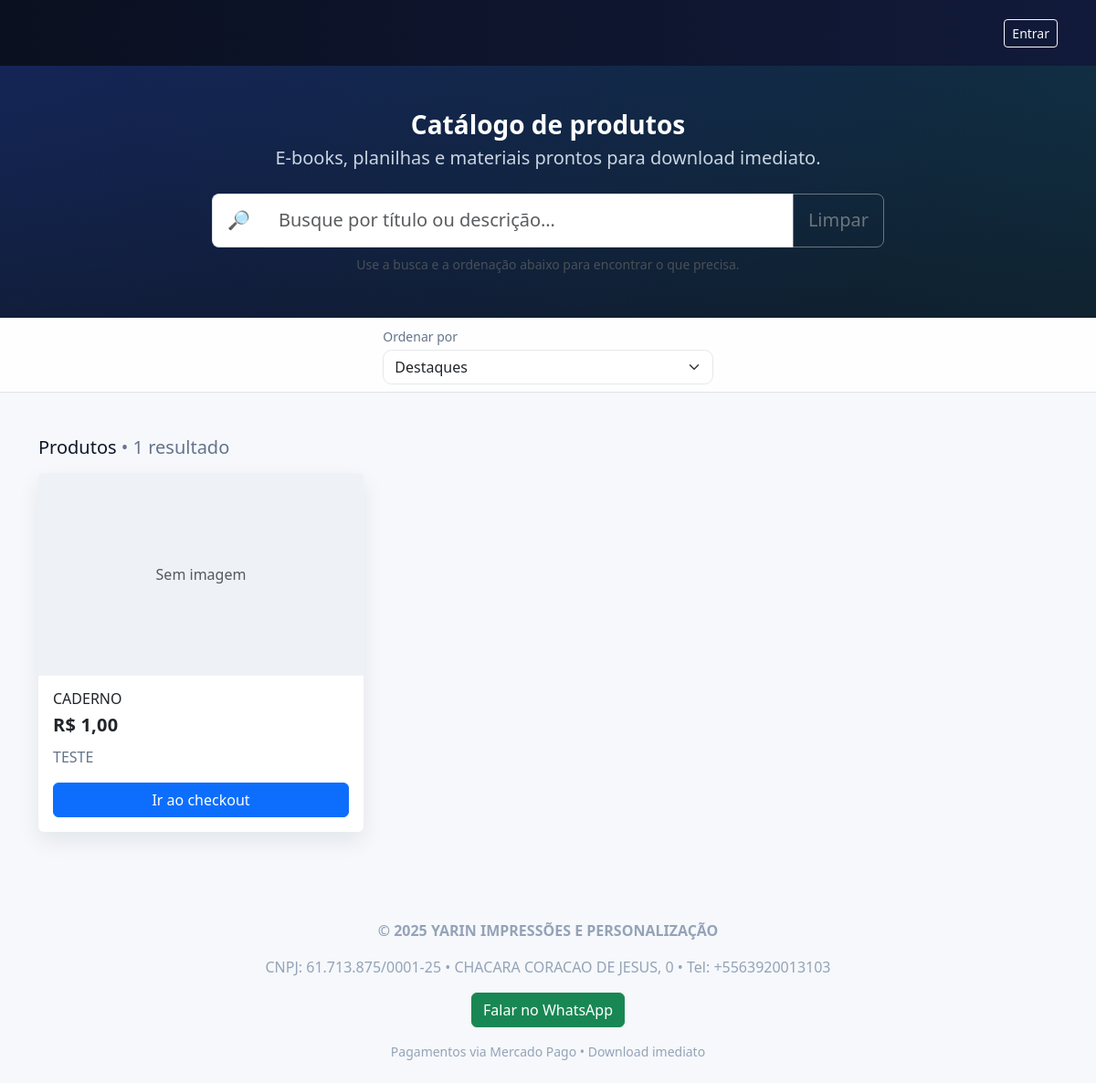
/produtos/, run on the app's committed database.
### vendas/models.py (models this page shows, shortened)
class Product(models.Model):
    title = models.CharField("Título", max_length=160)
    slug = models.SlugField(unique=True, max_length=180, editable=False)
    checkout_token = models.UUIDField(default=uuid.uuid4, editable=False, unique=True)
    description = models.TextField("Descrição", blank=True)
    image = models.ImageField(
        "Imagem",
        upload_to="produtos/imagens/",
        blank=True, null=True,
        **IMAGE_STORAGE_KW,
    )
    video_url = models.URLField("Vídeo (URL)", blank=True)
    digital_file = models.FileField(
        "Arquivo digital",
        upload_to="produtos/arquivos/",
        blank=True, null=True,
        **RAW_STORAGE_KW,
    )
    price = models.DecimalField("Preço (R$)", max_digits=10, decimal_places=2)
    promo_active = models.BooleanField("Promoção ativa?", default=False)
    promo_price = models.DecimalField(
        "Preço promocional (R$)", max_digits=10, decimal_places=2, blank=True, null=True
    )
    product_type = models.CharField(
        "Tipo de produto",
        max_length=10,
        choices=ProductType.choices,
        default=ProductType.DIGITAL,
        db_index=True,
    )
    active = models.BooleanField("Ativo", default=True)
    created_at = models.DateTimeField(auto_now_add=True)
    class Meta:
        ordering = ["-created_at"]
        indexes = [models.Index(fields=["active", "product_type", "created_at"])]
    def get_checkout_url(self):
        return reverse("checkout", args=[self.slug, str(self.checkout_token)])
    @property
    def has_promo(self) -> bool:
        return bool(self.promo_active and self.promo_price is not None and self.promo_price < self.price)
    @property
    def price_to_charge(self):
        return self.promo_price if self.has_promo else self.price

class Company(models.Model):
    corporate_name = models.CharField("Razão social", max_length=160)
    trade_name     = models.CharField("Nome fantasia", max_length=160, blank=True)
    cnpj           = models.CharField("CNPJ", max_length=18, unique=True,
                                      help_text="Ex.: 12.345.678/0001-95")
    address        = models.TextField("Endereço", blank=True)
    phone_e164     = models.CharField(
        "Telefone (E.164)", max_length=20, blank=True,
        validators=[phone_e164_validator],
        help_text="Ex.: +556300000000",
    )
    logo = models.ImageField(
        "Logo",
        upload_to="empresa/logos/",
        blank=True, null=True,
        **(globals().get("IMAGE_STORAGE_KW", {})),
    )
    active     = models.BooleanField("Ativa?", default=True)
    created_at = models.DateTimeField(auto_now_add=True)
    updated_at = models.DateTimeField(auto_now=True)
    class Meta:
        verbose_name = "Empresa"
        verbose_name_plural = "Empresas"
        ordering = ["-created_at"]

### vendas/views.py (the view)
# urls.py: path("produtos/", views.catalog, name="catalog"),
def catalog(request):
    products = Product.objects.filter(active=True).order_by("-created_at")
    company = Company.objects.filter(active=True).first()
    now = timezone.now()
    today = timezone.localdate()
    start_30 = now - timedelta(days=30)
    today_new = Product.objects.filter(active=True, created_at__date=today).count()
    paid_30_qs = Order.objects.filter(status="paid", created_at__gte=start_30)
    agg = paid_30_qs.aggregate(
        receita_30d=Coalesce(
            Sum("amount"),
            V(Decimal("0.00")),
            output_field=DecimalField(max_digits=12, decimal_places=2),
        ),
        pedidos_30d=Count("id"),
    )
    receita_30d = agg["receita_30d"] or Decimal("0.00")
    pedidos_30d = agg["pedidos_30d"] or 0
    ticket_30d = (receita_30d / pedidos_30d) if pedidos_30d else Decimal("0.00")
    ctx = {
        "products": products,
        "company": company,
        "now": now,
        "kpi_today_new": today_new,
        "kpi_receita_30d": receita_30d,
        "kpi_pedidos_30d": pedidos_30d,
        "kpi_ticket_30d": ticket_30d,
    }
    return render(request, "vendas/home_public.html", ctx)

### vendas/context_processors.py (called while the page is built)
def company(request):
    c = Company.objects.filter(active=True).order_by("-created_at").first()
    return {"company": c}

### vendas/templates/vendas/home_public.html (shortened to what this page needs)
<!doctype html>
<html lang="pt-br">
<head>
  <link href="https://cdn.jsdelivr.net/npm/bootstrap@5.3.3/dist/css/bootstrap.min.css" rel="stylesheet" />
</head>
<body>
<nav class="navbar nav-lite navbar-dark">
  <div class="container">
    <div class="d-flex w-100 align-items-center" style="min-height:56px;">
      <div class="ms-auto d-none d-md-flex align-items-center gap-2">
        {% if user.is_authenticated %}
          <span class="text-light small">Olá, {{ user.username }}</span>
          <a class="btn btn-outline-light btn-sm" href="{% url 'logout' %}">Sair</a>
        {% else %}
          <a class="btn btn-outline-light btn-sm" href="{% url 'login' %}">Entrar</a>
        {% endif %}
      </div>
    </div>
  </div>
</nav>
<header class="hero py-5">
  <div class="container">
    <div class="row g-4 align-items-center">
      <div class="col-lg-8 mx-auto text-center">
        <h1 class="hero-title">Catálogo de produtos</h1>
        <p class="lead mb-4">E-books, planilhas e materiais prontos para download imediato.</p>
        <div class="search-wrap">
          <div class="input-group input-group-lg">
            <span class="input-group-text bg-white border-end-0">🔎</span>
            <input id="q" type="search" class="form-control border-start-0" placeholder="Busque por título ou descrição…" aria-label="Buscar produtos">
            <button id="btn-clear" class="btn btn-outline-secondary">Limpar</button>
          </div>
          <div class="small mt-2 text-light-emphasis">
            Use a busca e a ordenação abaixo para encontrar o que precisa.
          </div>
        </div>
      </div>
    </div>
  </div>
</header>
<div class="sticky-topbar border-bottom py-2">
  <div class="container">
    <div class="row g-3 align-items-center toolbar justify-content-center">
      <div class="col-12 col-md-4">
        <label for="sortSel" class="form-label small text-muted-2 mb-1">Ordenar por</label>
        <select id="sortSel" class="form-select">
          <option value="featured">Destaques</option>
        </select>
      </div>
    </div>
  </div>
</div>
<main class="container py-4 py-md-5">
  <div class="d-flex align-items-center justify-content-between mb-3">
    <h2 class="h5 m-0">Produtos <span class="text-muted-2 fw-normal" id="resCount"></span></h2>
  </div>
  {% if products %}
    <div id="grid" class="row g-4">
      {% for p in products %}
        {% with eff=p.price_to_charge old=p.price %}
        <div class="col-12 col-sm-6 col-lg-4 product-card"
             data-title="{{ p.title|lower }}"
             data-desc="{{ p.description|default:''|lower }}"
             data-price="{{ eff|floatformat:2 }}"
             data-created="{{ p.created_at|date:'U' }}">
          <div class="card card-clean h-100 position-relative">
            {% if p.image %}
              <img src="{{ p.image.url }}" class="card-img-top" alt="{{ p.title }}">
            {% else %}
              <div class="card-img-top d-flex align-items-center justify-content-center" style="background:#eef2f7; aspect-ratio:16/10;">
                <span class="text-muted">Sem imagem</span>
              </div>
            {% endif %}
            <div class="card-body d-flex flex-column">
              <h3 class="h6 mb-1">{{ p.title }}</h3>
              <div class="price fs-5 mb-2">R$ {{ eff|floatformat:2 }}</div>
              <p class="text-muted-2 flex-grow-1 mb-3">{{ p.description|default:""|truncatewords:24 }}</p>
              <a class="btn btn-primary w-100" href="{{ p.get_checkout_url }}">Ir ao checkout</a>
            </div>
          </div>
        </div>
        {% endwith %}
      {% endfor %}
    </div>
  {% else %}
    <div class="empty">
      <div class="mb-2 fw-semibold">Nenhum produto disponível no momento.</div>
      <div class="text-muted">Volte mais tarde para conferir as novidades.</div>
    </div>
  {% endif %}
</main>
<footer class="py-4">
  <div class="container footer-min d-flex flex-column align-items-center text-center gap-3">
    <div class="fw-semibold">
      © {% now "Y" %} {{ company.trade_name|default:company.corporate_name|default:"Loja Digital" }}
    </div>
    {% if company %}
      <div>
        {% if company.cnpj %}
          CNPJ: {{ company.cnpj }}
          {% if company.address or company.phone_e164 %} • {% endif %}
        {% endif %}
        {% if company.address %}
          {{ company.address }}
          {% if company.phone_e164 %} • {% endif %}
        {% endif %}
        {% if company.phone_e164 %}
          Tel: {{ company.phone_e164 }}
        {% endif %}
      </div>
      {% if company.phone_e164 %}
        <a class="btn btn-success"
           href="https://wa.me/{{ company.phone_e164|cut:'+' }}?text={{ 'Olá! Tenho uma dúvida sobre os produtos.'|urlencode }}"
           target="_blank" rel="noopener">
          Falar no WhatsApp
        </a>
      {% endif %}
    {% endif %}
    <div class="small">Pagamentos via Mercado Pago • Download imediato</div>
  </div>
</footer>
</body>
</html>

### vendas/templates/vendas/home_public.html (style rules this page uses)
:root { --ink:#0f172a; --muted:#64748b; --ring:rgba(37,99,235,.18); --g1:#0b1020; --g2:#111a3a; }
html, body { max-width:100%; overflow-x:hidden; }
.input-group { width:100%; }
.input-group .form-control { min-width:0; }
body { background:#f6f8fb; color:var(--ink); }
.nav-lite { background:linear-gradient(90deg,var(--g1),var(--g2)); }
.hero { background: radial-gradient(1200px 600px at -10% -10%, rgba(37,99,235,.18), transparent), radial-gradient(1200px 600px at 110% -10%, rgba(16,185,129,.14), transparent), linear-gradient(180deg,var(--g2),#0f172a); color:#fff; }
.hero-title { font-weight:800; font-size:clamp(1.25rem, 2.5vw, 1.75rem); line-height:1.2; margin:0 0 .25rem 0; }
.hero .lead { color:#cbd5e1; }
.search-wrap .form-control { border-radius:.8rem; padding:.85rem 1rem; border-color:#e2e8f0; }
.sticky-topbar { position: sticky; top: -1px; z-index: 20; background:#ffffffd6; backdrop-filter: blur(6px); }
.toolbar .form-select, .toolbar .form-control { border-radius:.6rem; border-color:#e5e7eb; }
.card-clean { border:none; box-shadow:0 10px 24px rgba(17,24,39,.08); transition:transform .12s ease, box-shadow .12s ease; }
.card-img-top { aspect-ratio: 16/10; object-fit:cover; }
.price { font-weight:800; letter-spacing:.2px; }
.text-muted-2 { color:var(--muted); }
.footer-min { color:#94a3b8; }

### data on the page
Product: image "Sem imagem", title "CADERNO", price_to_charge "1,00", description "TESTE"
Company: trade_name "YARIN IMPRESSÕES E PERSONALIZAÇÃO", cnpj "61.713.875/0001-25", address "CHACARA CORACAO DE JESUS, 0", phone_e164 "+5563920013103"
